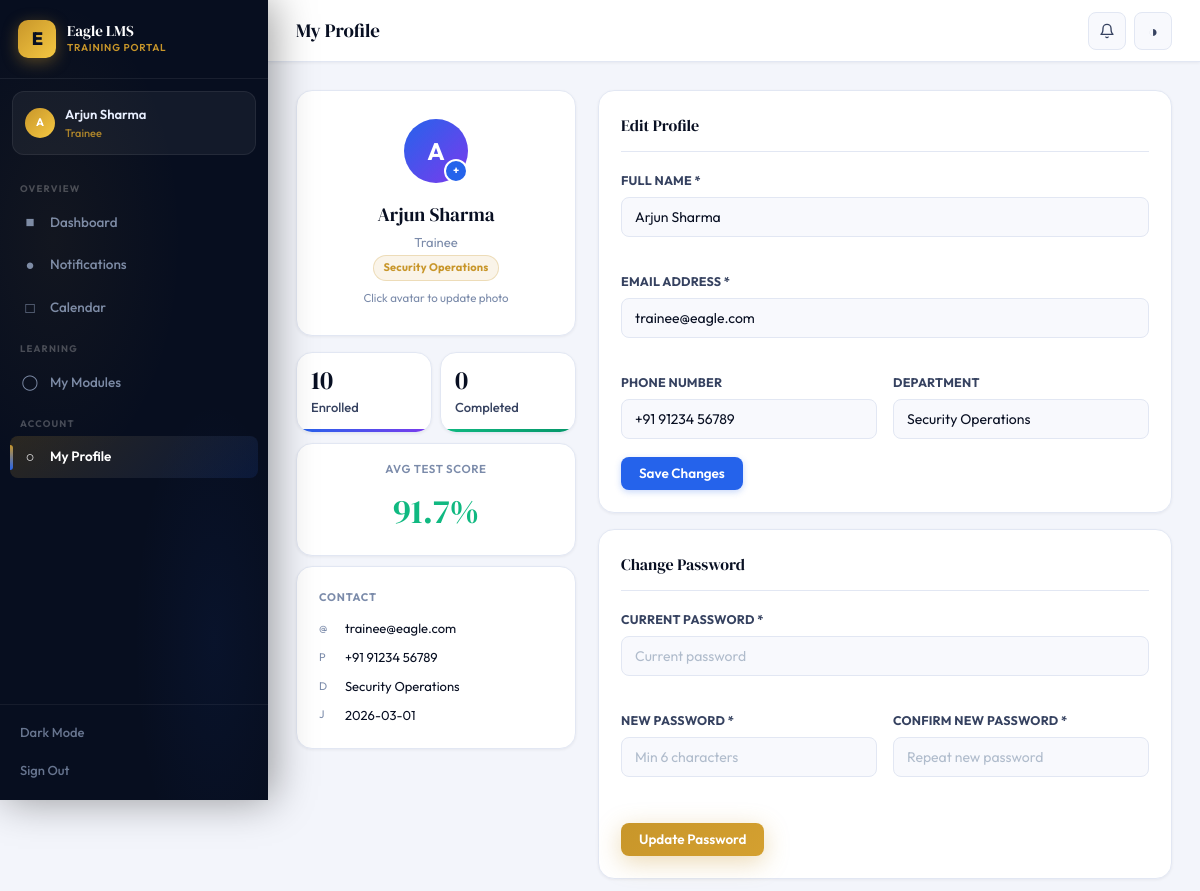
Before: /trainee/profile (signed in, upper part) with the older database file.
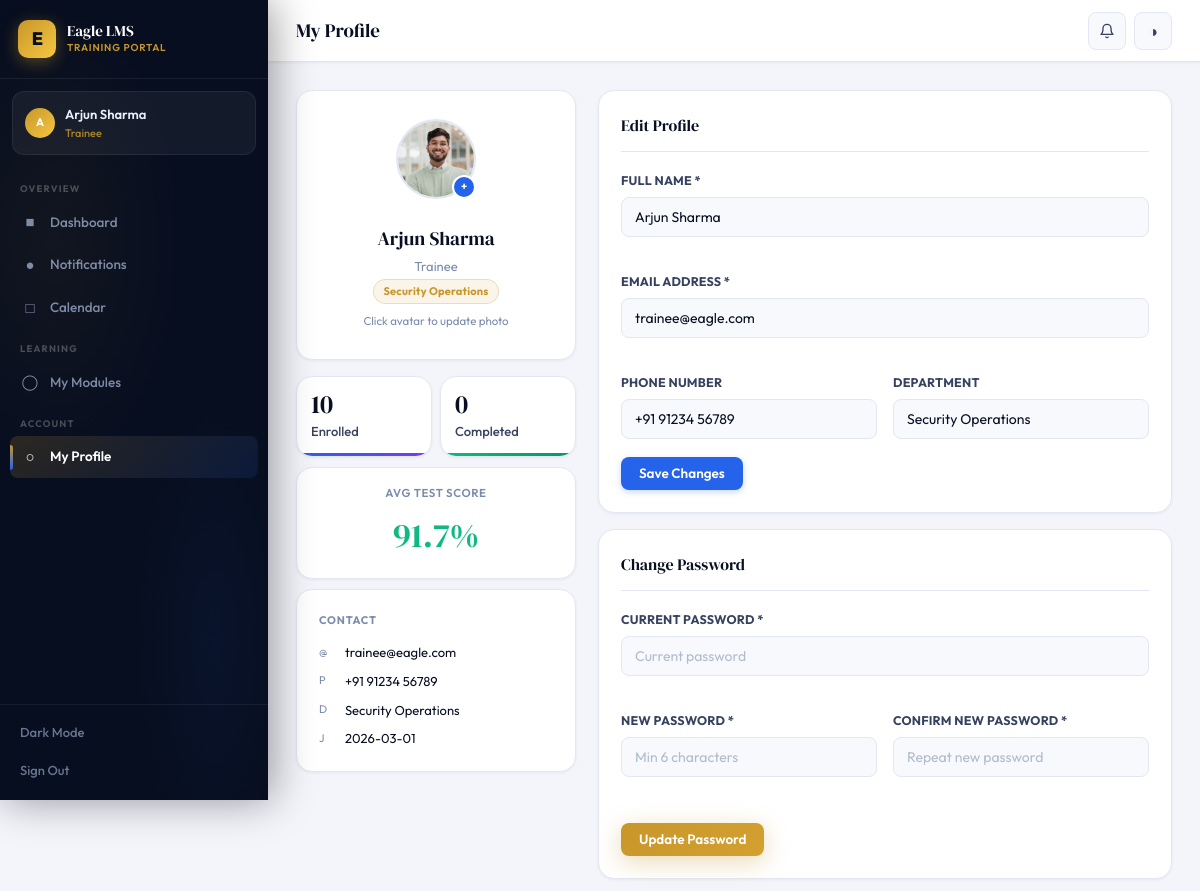
After: the same page with the newer database file.
### tables this page shows
CREATE TABLE users(
            id INTEGER PRIMARY KEY AUTOINCREMENT,
            name TEXT NOT NULL, email TEXT UNIQUE NOT NULL,
            password TEXT NOT NULL, role TEXT NOT NULL DEFAULT 'trainee',
            phone TEXT, department TEXT,
            created_at TIMESTAMP DEFAULT CURRENT_TIMESTAMP, profile_pic TEXT);

### app.py (the view)
@app.route('/trainee/profile')
@login_required
def trainee_profile():
    db=get_db(); uid=session['user_id']
    user=db.execute('SELECT * FROM users WHERE id=?',(uid,)).fetchone()
    attempts=db.execute('''SELECT ta.*,t.title as test_title,t.test_type,m.title as module_title
        FROM test_attempts ta JOIN tests t ON ta.test_id=t.id JOIN modules m ON t.module_id=m.id
        WHERE ta.trainee_id=? ORDER BY ta.started_at DESC''',(uid,)).fetchall()
    total_enrolled=db.execute('SELECT COUNT(*) as c FROM enrollments WHERE trainee_id=?',(uid,)).fetchone()['c']
    total_completed=db.execute('SELECT COUNT(*) as c FROM enrollments WHERE trainee_id=? AND completed=1',(uid,)).fetchone()['c']
    avg_score=db.execute('SELECT AVG(percentage) as a FROM test_attempts WHERE trainee_id=?',(uid,)).fetchone()['a']
    return render_template('trainee_profile.html',user=user,attempts=attempts,
        total_enrolled=total_enrolled,total_completed=total_completed,
        avg_score=round(avg_score,1) if avg_score else 0)

### app.py (called while the page is built)
def get_db():
    db = sqlite3.connect(os.path.join(BASE_DIR, 'lms.db'))
    db.row_factory = sqlite3.Row
    return db

def login_required(f):
    @wraps(f)
    def d(*a,**kw):
        if 'user_id' not in session: return redirect(url_for('login'))
        return f(*a,**kw)
    return d

@app.context_processor
def inject_globals():
    nc = 0
    if 'user_id' in session:
        nc = get_db().execute('SELECT COUNT(*) as c FROM notifications WHERE user_id=? AND is_read=0',(session['user_id'],)).fetchone()['c']
    return dict(COMPANY=COMPANY, notif_count=nc)

### templates/trainee_profile.html (shortened to what the changed rows need)
{% extends 'base.html' %}
{% block content %}
<div style="display:grid;grid-template-columns:280px 1fr;gap:22px;align-items:start">
  <div>
    <div class="card card-p anim-up center mb-4" style="padding:28px 20px">
      <div style="position:relative;display:inline-block;margin:0 auto 16px;cursor:pointer" onclick="document.getElementById('pic-input').click()">
        {% if user.profile_pic %}
          <img src="/uploads/{{ user.profile_pic }}" style="width:80px;height:80px;border-radius:50%;object-fit:cover;border:2px solid var(--border)" alt="Profile">
        {% else %}
          <div class="ava ava-lg" style="margin:0 auto">{{ user.name[0].upper() }}</div>
        {% endif %}
        <div style="position:absolute;bottom:0;right:0;background:var(--acc);border-radius:50%;width:24px;height:24px;display:flex;align-items:center;justify-content:center;font-size:11px;color:#fff;border:2px solid var(--card);font-weight:700">+</div>
      </div>
      <div style="font-family:'DM Serif Display',serif;font-size:19px;margin-bottom:3px">{{ user.name }}</div>
      <div class="t-sm t-muted mb-3" style="text-transform:capitalize">{{ user.role }}</div>
      <span class="badge b-gold">{{ user.department or 'Eagle Security' }}</span>
      <div class="t-xs t-muted" style="margin-top:8px">Click avatar to update photo</div>
    </div>
    <div class="card card-p anim-up d3">
      <div style="display:flex;flex-direction:column;gap:8px;font-size:13px">
        <div class="flex items-c gap-3"><span style="color:var(--t3);width:14px;font-size:11px">@</span><span>{{ user.email }}</span></div>
        <div class="flex items-c gap-3"><span style="color:var(--t3);width:14px;font-size:11px">P</span><span>{{ user.phone or '—' }}</span></div>
        <div class="flex items-c gap-3"><span style="color:var(--t3);width:14px;font-size:11px">D</span><span>{{ user.department or '—' }}</span></div>
        <div class="flex items-c gap-3"><span style="color:var(--t3);width:14px;font-size:11px">J</span><span>{{ user.created_at[:10] }}</span></div>
      </div>
    </div>
  </div>
  <div>
    <div class="card card-p anim-r mb-4">
      <form method="POST" action="/trainee/profile/update">
        <div class="g2">
          <div class="form-group col2">
            <label class="form-label">Full Name *</label>
            <input type="text" name="name" class="form-input" value="{{ user.name }}" required>
          </div>
          <div class="form-group col2">
            <label class="form-label">Email Address *</label>
            <input type="email" name="email" class="form-input" value="{{ user.email }}" required>
          </div>
          <div class="form-group">
            <label class="form-label">Phone Number</label>
            <input type="text" name="phone" class="form-input" value="{{ user.phone or '' }}" placeholder="+91 XXXXX XXXXX">
          </div>
          <div class="form-group">
            <label class="form-label">Department</label>
            <input type="text" name="department" class="form-input" value="{{ user.department or '' }}" placeholder="e.g., Security Operations">
          </div>
        </div>
      </form>
    </div>
  </div>
</div>
{% endblock %}

### templates/base.html (shortened to what this page needs)
<!DOCTYPE html>
<html lang="en" data-theme="light">
<head>
<link rel="stylesheet" href="{{ url_for('static', filename='css/main.css') }}">
</head>
<body>
<div class="app-wrap">
  <aside class="sidebar" id="sidebar">
    <div class="sb-brand">
      <div class="sb-logo" style="font-size:18px;font-weight:800;letter-spacing:-1px">E</div>
      <div>
        <div class="sb-title">Eagle LMS</div>
        <div class="sb-sub">Training Portal</div>
      </div>
    </div>
    <div class="sb-user" style="position:relative">
      <div class="ava ava-sm ava-gold">{{ session.name[0].upper() }}</div>
      <div style="overflow:hidden;flex:1">
        <div class="sb-uname">{{ session.name }}</div>
        <div class="sb-urole">{{ session.role }}</div>
      </div>
    </div>
    <nav class="sb-nav">
      {% if session.role == 'trainer' %}
        <div class="sb-group">Overview</div>
        <a href="{{ url_for('trainer_dashboard') }}" class="sb-link {% if request.endpoint=='trainer_dashboard' %}active{% endif %}">
          <span class="sb-icon">&#9632;</span> Dashboard
        </a>
        <div class="sb-group">Modules</div>
        <a href="{{ url_for('trainer_modules') }}" class="sb-link {% if request.endpoint in ['trainer_modules','trainer_module_detail','edit_module'] %}active{% endif %}">
          <span class="sb-icon">&#9711;</span> All Modules
        </a>
        <div class="sb-group">People</div>
        <a href="{{ url_for('trainer_trainees') }}" class="sb-link {% if request.endpoint=='trainer_trainees' %}active{% endif %}">
          <span class="sb-icon">&#9675;</span> Trainees
        </a>
      {% else %}
        <div class="sb-group">Overview</div>
        <a href="{{ url_for('trainee_dashboard') }}" class="sb-link {% if request.endpoint=='trainee_dashboard' %}active{% endif %}">
          <span class="sb-icon">&#9632;</span> Dashboard
        </a>
        <a href="{{ url_for('notifications') }}" class="sb-link {% if request.endpoint=='notifications' %}active{% endif %}">
          <span class="sb-icon">&#9679;</span> Notifications
        </a>
        <a href="{{ url_for('trainee_calendar') }}" class="sb-link {% if request.endpoint=='trainee_calendar' %}active{% endif %}">
          <span class="sb-icon">&#9633;</span> Calendar
        </a>
        <div class="sb-group">Learning</div>
        <a href="{{ url_for('trainee_dashboard') }}" class="sb-link">
          <span class="sb-icon">&#9711;</span> My Modules
        </a>
        <div class="sb-group">Account</div>
        <a href="{{ url_for('trainee_profile') }}" class="sb-link {% if request.endpoint=='trainee_profile' %}active{% endif %}">
          <span class="sb-icon">&#9675;</span> My Profile
        </a>
      {% endif %}
    </nav>
    <div class="sb-bottom">
      <button class="sb-action" onclick="toggleTheme()" id="sb-theme">Dark Mode</button>
      <a href="{{ url_for('logout') }}" class="sb-action danger">Sign Out</a>
    </div>
  </aside>
  <div class="main" id="main">
    <header class="topbar">
      <div class="tb-title">{% block page_title %}{% endblock %}</div>
      <div class="tb-actions">
        {% if session.role == 'trainee' %}
        <div style="position:relative">
          <button class="notif-bell" id="notif-btn" onclick="toggleNotifDrop()" title="Notifications">
            <svg width="16" height="16" viewBox="0 0 24 24" fill="none" stroke="currentColor" stroke-width="2" stroke-linecap="round" stroke-linejoin="round"><path d="M18 8A6 6 0 0 0 6 8c0 7-3 9-3 9h18s-3-2-3-9"/><path d="M13.73 21a2 2 0 0 1-3.46 0"/></svg>
          </button>
        </div>
        {% endif %}
        <button class="theme-btn" onclick="toggleTheme()" id="theme-btn" title="Toggle theme">&#9680;</button>
      </div>
    </header>
    <div class="page">
      {% block content %}{% endblock %}
    </div>
  </div>
</div>
</body>
</html>

Changed rows visible on the page:
changed users "Arjun Sharma": profile_pic: picture added; name "A" → (not shown)
